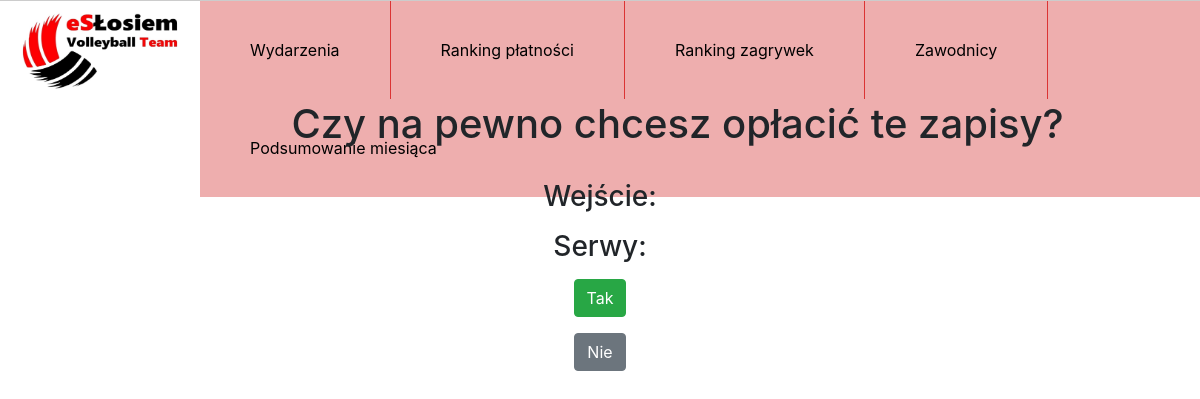
/event/12/pay_0 (signed in), run on an earlier commit of the app's database.
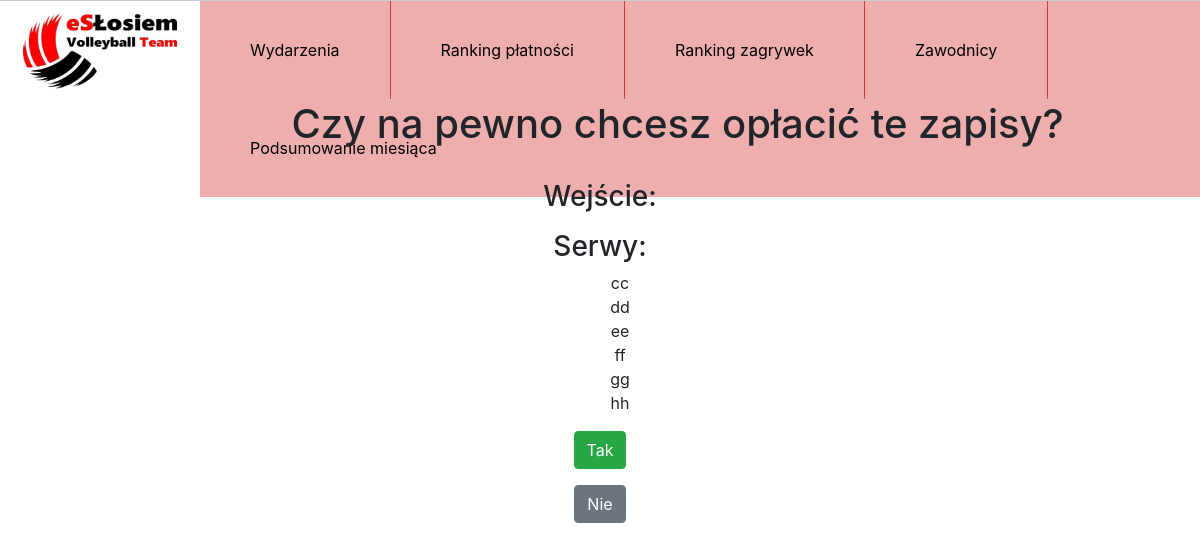
And on a later commit of the database.
### zapisy/models.py (models this page shows, shortened)
class Entry(models.Model):
    event = models.ForeignKey("Event", on_delete=models.CASCADE)
    player = models.ForeignKey("Player", on_delete=models.CASCADE)
    created_at = models.DateTimeField(auto_now_add=True, editable=True)
    reserve = models.BooleanField(default=False)
    multisport = models.BooleanField(default=False)
    serves = models.IntegerField(default=0)
    paid = models.BooleanField(default=False)
    serves_paid = models.BooleanField(default=False)
    resign = models.BooleanField(default=False)
    def count_entry_fee(self):
        if not self.paid:
            if self.multisport:
                return self.event.price_multisport
            else:
                return self.event.price
        else:
            return 0
    def count_serves_fee(self):
        if not self.serves_paid:
            return self.serves * 2
        else:
            return 0

class Player(models.Model):
    name = models.CharField(max_length=64)
    multisport_number = models.CharField(max_length=8, null=True, blank=True)
    def __str__(self):
        return self.name

### zapisy/views.py (the view, shortened to what this page needs)
# urls.py: path('event/<int:pk>/pay_0', views.EventPay0ConfirmView.as_view(), name='pay_zeros'),
class EventPay0ConfirmView(TemplateView):
    template_name = 'zapisy/pay_from_excess_confirm.html'
    def get_context_data(self, **kwargs):
        context = super().get_context_data(**kwargs)
        event = Event.objects.get(id=self.kwargs['pk'])
        context['event'] = event
        all_event_entries = Entry.objects.filter(event=event, reserve=False)
        all_unpaid = all_event_entries.filter(Q(paid=False) | Q(serves_paid=False))
        all_unpaid_fee = [entry for entry in all_unpaid if entry.count_entry_fee() == 0 and entry.paid == False]
        all_unpaid_serves = [entry for entry in all_unpaid if entry.count_serves_fee() == 0 and entry.serves_paid == False]
        context['all_unpaid_fee'] = all_unpaid_fee
        context['all_unpaid_serves'] = all_unpaid_serves
        return context

### templates/zapisy/pay_from_excess_confirm.html (shortened to what this page needs)
{% extends "zapisy/base.html" %}
{% load filters %}
  {% block content %}
    {% if user.is_authenticated %}
      <form method="post">
        <h1>Czy na pewno chcesz opłacić te zapisy?</h1>
        <br>
        {% if all_unpaid_to_pay %}
        <h3>Do zapłaty:</h3>
          <ul>
            {% for entry in all_unpaid_to_pay %}
              <li>{{entry.player}}: {{entry|entry_count_fee}}</li> <br>
            {% endfor %}
          </ul>
        {% else %}
          <h3>Wejście:</h3>
          <h3>Serwy:</h3>
            <ul>
              {% for entry in all_unpaid_serves %}
                <li>{{entry.player}}</li> <br>
              {% endfor %}
            </ul>
        {% endif %}
        <input class="btn btn-success" type="submit" value="Tak">
      </form>
      <a href="{% url 'event' event.id %}">
        <button class="btn btn-secondary" type="button">Nie</button>
      </a>
    {% endif %}
  {% endblock %}

What changed in the data, as far as the page shows it:
added Entry: player "cc"
added Entry: player "dd"
added Entry: player "ee"
added Entry: player "ff"
added Entry: player "gg"
added Entry: player "hh"
